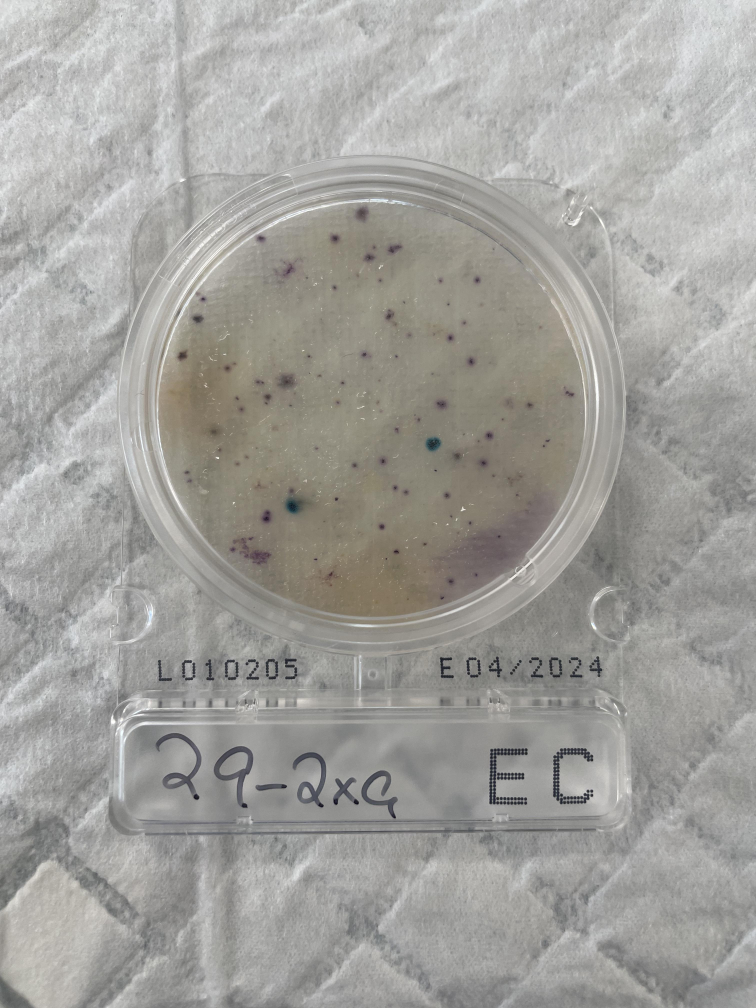
#> input picture COLONY_1.png, 3024 x 4032 px (shown at 1/4 size)
$ python colony_count_main.py   (older library calls are emulated)
#> lines starting #> are read from the running program, lines starting #| are printed output that depends on the picture; after the words box and inside, x2 and y2 are one past the last pixel; in counts of white or black regions, pixels touching at a corner belong together
import numpy as np
import argparse
import imutils
import cv2
import tkinter as tk
from tkinter import filedialog


def colony_counter():

    # dict to count colonies
    counter = {}

    # load the image
    image_orig = cv2.imread(select_img())
#> the answer given: COLONY_1.png
#> image_orig is the input picture: shape (4032, 3024, 3); mean B, G, R 156.5, 160.6, 161.6
    #image_orig = cv2.resize(image_orig, (600 , 800))

    height_orig, width_orig = image_orig.shape[:2]
#> height_orig = 4032; width_orig = 3024

    # output image with contours
    image_contours = image_orig.copy()

    # DETECTING BLUE AND WHITE COLONIES
    colors = ['blue', 'white']
    for color in colors:

        # copy of original image
        image_to_process = image_orig.copy()

        # initializes counter
        counter[color] = 0

        # define NumPy arrays of color boundaries (GBR vectors)
        if color == 'blue':
            lower = np.array([60, 100, 20])
            upper = np.array([170, 180, 150])
        elif color == 'white':
            # invert image colors
            image_to_process = (255 - image_to_process)
            lower = np.array([50, 50, 40])
            upper = np.array([100, 120, 80])

        # find the colors within the specified boundaries
        image_mask = cv2.inRange(image_to_process, lower, upper)
        # apply the mask
        image_res = cv2.bitwise_and(image_to_process, image_to_process, mask=image_mask)

        ## load the image, convert it to grayscale, and blur it slightly
        image_gray = cv2.cvtColor(image_res, cv2.COLOR_BGR2GRAY)
        image_gray = cv2.GaussianBlur(image_gray, (5, 5), 0)

        # perform edge detection, then perform a dilation + erosion to close gaps in between object edges
        image_edged = cv2.Canny(image_gray, 50, 100)
        image_edged = cv2.dilate(image_edged, None, iterations=1)
        image_edged = cv2.erode(image_edged, None, iterations=1)

        # find contours in the edge map
        cnts, _ = cv2.findContours(image_edged.copy(), cv2.RETR_EXTERNAL, cv2.CHAIN_APPROX_SIMPLE)
        cnts = cnts[0] if imutils.is_cv2() else cnts[1]

        # loop over the contours individually
        for c in cnts:

            # if the contour is not sufficiently large, ignore it
            print(cv2.contourArea((c)))
            if cv2.contourArea(c) < 5:
                continue

            # compute the Convex Hull of the contour
            hull = cv2.convexHull(c)
            if color == 'blue':
                # prints contours in red color
                cv2.drawContours(image_contours, [hull], 0, (0, 0, 255), 1)
            elif color == 'white':
                # prints contours in green color
                cv2.drawContours(image_contours, [hull], 0, (0, 255, 0), 1)

            counter[color] += 1
            cv2.putText(image_contours, "{:.0f}".format(cv2.contourArea(c)), (int(hull[0][0][0]), int(hull[0][0][1])), cv2.FONT_HERSHEY_SIMPLEX, 0.65, (255, 255, 255), 2)

        # Print the number of colonies of each color
        print("{} {} colonies".format(counter[color], color))
#> this loop made 2 passes
#> cnts on passes 1 to 2: [[2669, 4030], [2669, 4031], [2672, 4031], [2672, 4030]], [[1291, 4030], [1291, 4031], [1294, 4031], [1294, 4030]]
#> pass 1, in colony_counter, `image_mask = cv2.inRange(image_to_process, lower, upper)`:
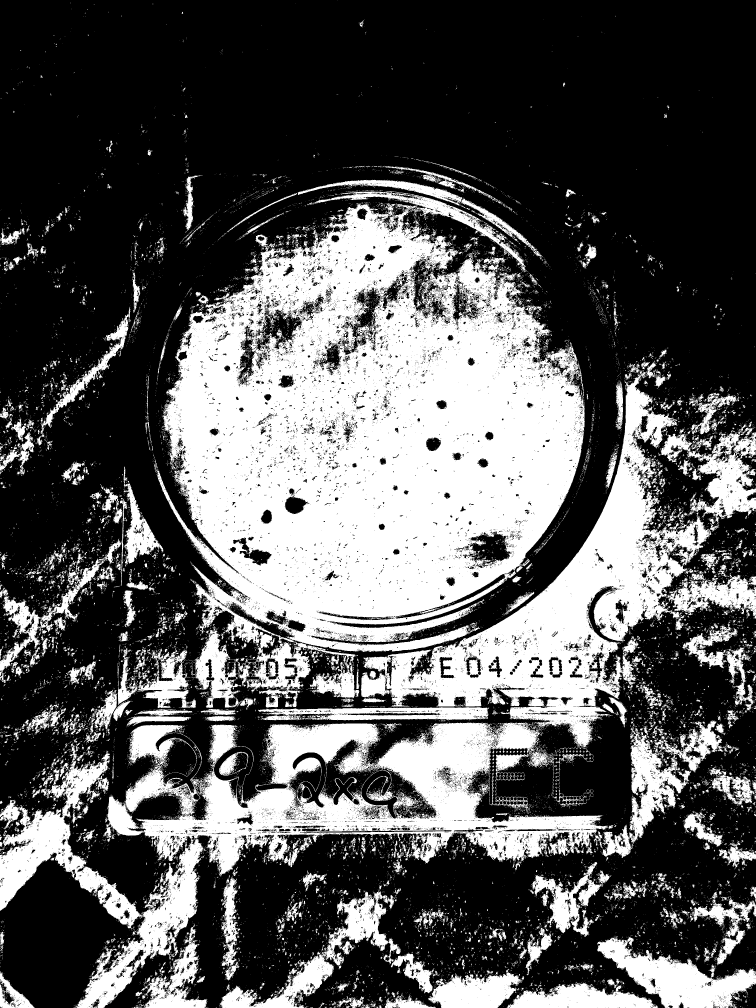
#> image_mask: shape (4032, 3024) (shown at 1/4 size); 35.3% white; 27519 white regions (25225 under 20 px), largest, box (x1, y1, x2, y2) and area: (626, 812, 2339, 2831) 2007492, (0, 2889, 2433, 4032) 700060, (1443, 1456, 2877, 2990) 500032
#> pass 1, in colony_counter, `image_res = cv2.bitwise_and(image_to_process, image_to_process, mask=i..`:
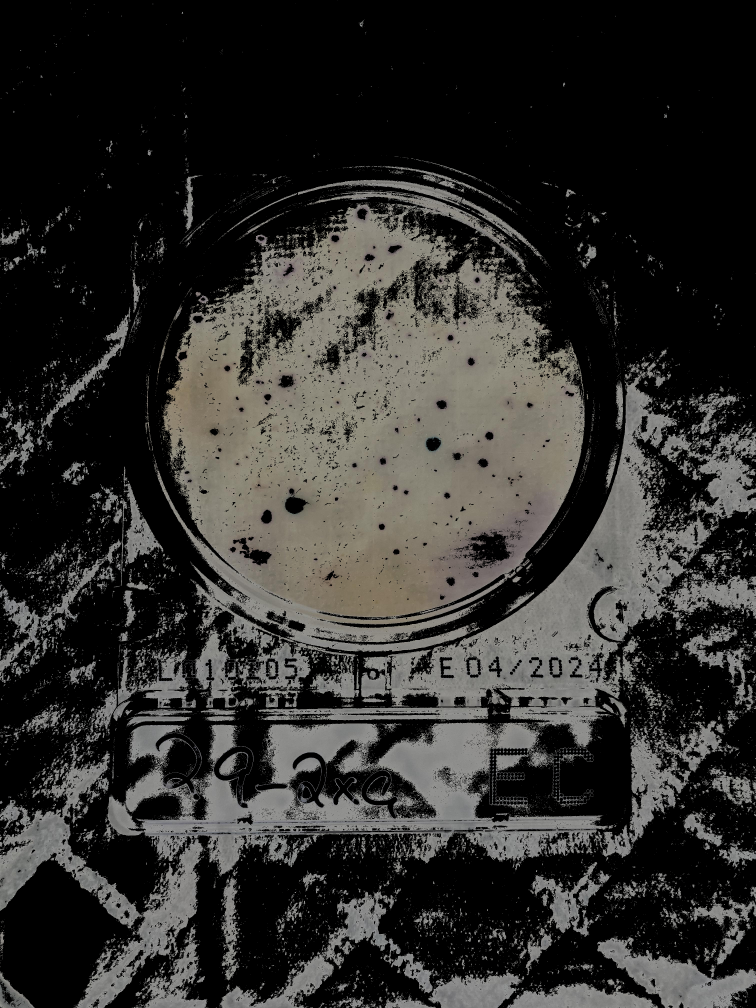
#> image_res: shape (4032, 3024, 3) (shown at 1/4 size); mean B, G, R 45.3, 47.7, 48.7
#> after the loop:
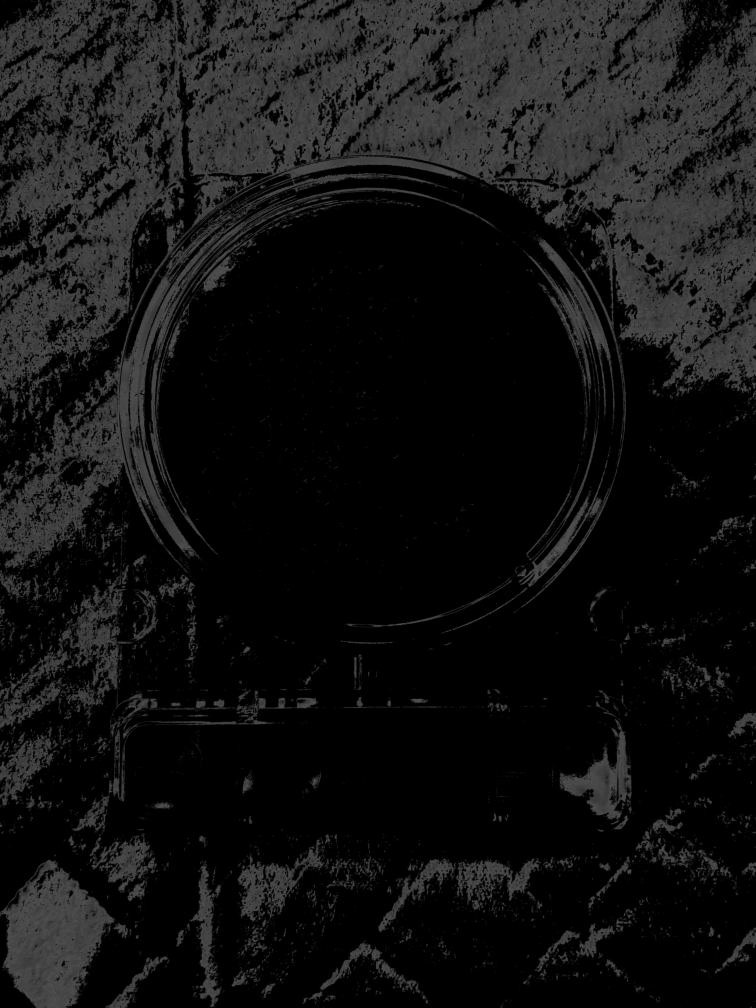
#> image_gray: shape (4032, 3024) (shown at 1/4 size); min 0, max 83, mean 18.6
#> after the loop:
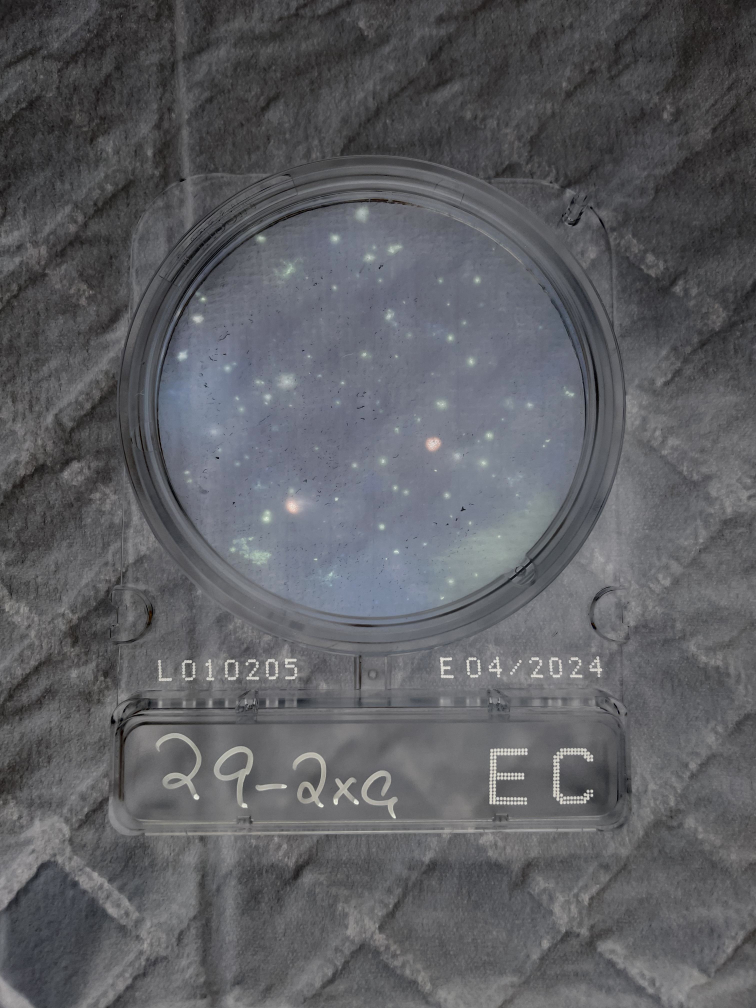
#> image_to_process: shape (4032, 3024, 3) (shown at 1/4 size); mean B, G, R 98.5, 94.4, 93.4
#> after the loop, counter = {'blue': 0, 'white': 0}

    # Writes the output image
    cv2.imshow('img',image_contours)
    cv2.waitKey(0)
    cv2.destroyAllWindows()

def select_img():
    root = tk.Tk()
    root.withdraw()
    file_path = filedialog.askopenfilename()
    return file_path

colony_counter()
